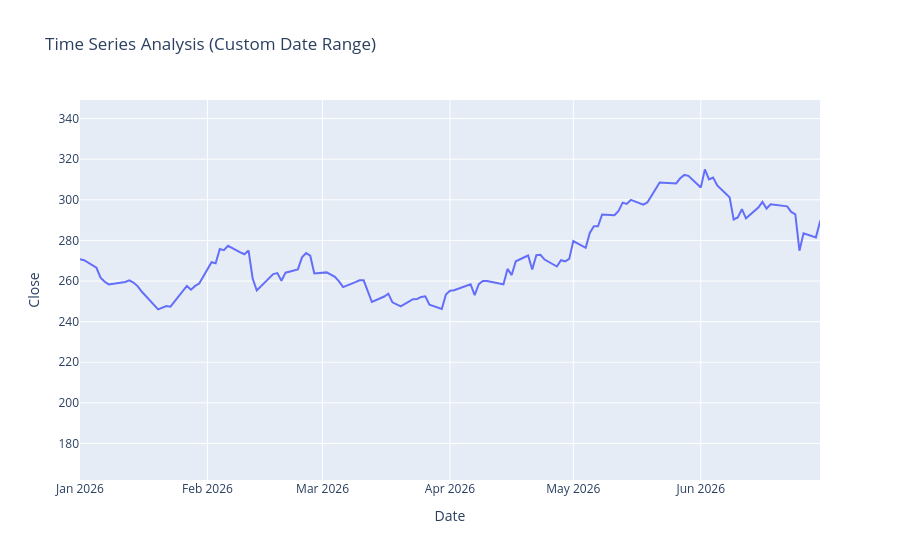

This figure's notebook cell:
### Code cell
figure = px.line(df, x = df.index, y='Close',range_x = ['2026-01-01','2026-06-30'], title = "Time Series Analysis (Custom Date Range)")
figure.show()

### Figure 1 — Plotly figure (JSON) as saved in the notebook; plotly's stock layout.template omitted (floating-point values rounded to 4 significant figures; data arrays with more than 128 entries replaced by an {"elided": "..."} marker saying what was removed)
{"data": [{"hovertemplate": "Date=%{x}<br>Close=%{y}<extra></extra>", "legendgroup": "", "line": {"color": "#636efa", "dash": "solid"}, "marker": {"symbol": "circle"}, "mode": "lines", "name": "", "orientation": "v", "showlegend": false, "type": "scatter", "x": {"elided": "494 str values"}, "xaxis": "x", "y": {"elided": "494 float values"}, "yaxis": "y"}], "layout": {"legend": {"tracegroupgap": 0}, "title": {"text": "Time Series Analysis (Custom Date Range)"}, "xaxis": {"anchor": "y", "domain": [0, 1], "range": ["2026-01-01", "2026-06-30"], "title": {"text": "Date"}}, "yaxis": {"anchor": "x", "domain": [0, 1], "title": {"text": "Close"}}}}
